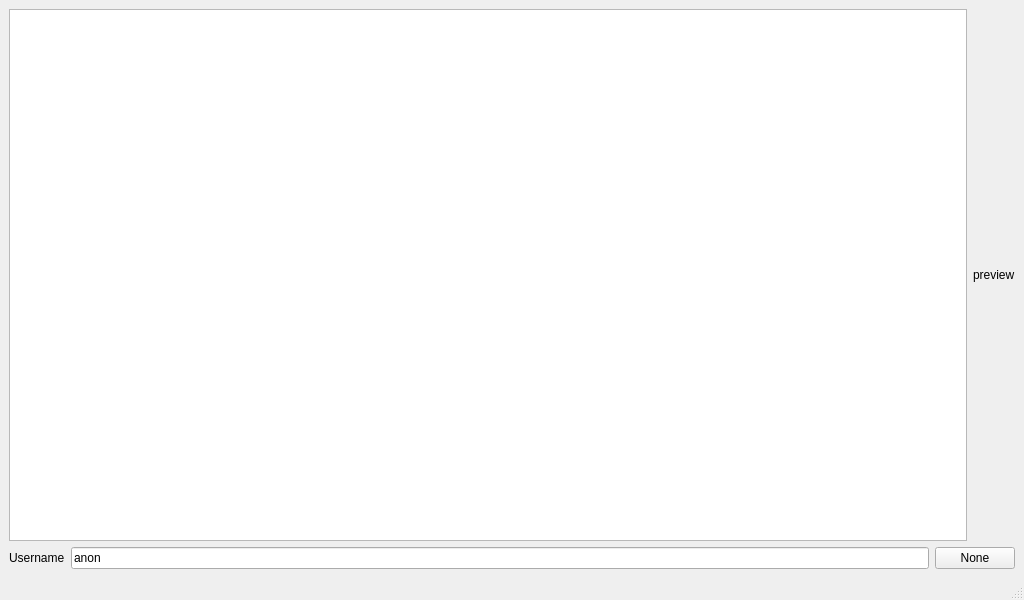
<?xml version="1.0" encoding="UTF-8"?>
<ui version="4.0">
 <class>DataManager</class>
 <widget class="QMainWindow" name="DataManager">
  <property name="geometry">
   <rect>
    <x>0</x>
    <y>0</y>
    <width>1024</width>
    <height>600</height>
   </rect>
  </property>
  <property name="windowTitle">
   <string>Data Manager</string>
  </property>
  <widget class="QWidget" name="centralwidget">
   <layout class="QVBoxLayout" name="verticalLayout">
    <item>
     <layout class="QHBoxLayout" name="horizontalLayout_2">
      <item>
       <widget class="QColumnView" name="StackSliceView"/>
      </item>
      <item>
       <widget class="QLabel" name="preview_pic">
        <property name="text">
         <string>preview</string>
        </property>
       </widget>
      </item>
     </layout>
    </item>
    <item>
     <layout class="QHBoxLayout" name="horizontalLayout">
      <item>
       <widget class="QLabel" name="label">
        <property name="text">
         <string>Username</string>
        </property>
       </widget>
      </item>
      <item>
       <widget class="QLineEdit" name="usernameEdit">
        <property name="text">
         <string>anon</string>
        </property>
       </widget>
      </item>
      <item>
       <widget class="QPushButton" name="inputLoadButton">
        <property name="text">
         <string>None</string>
        </property>
       </widget>
      </item>
     </layout>
    </item>
   </layout>
  </widget>
  <widget class="QMenuBar" name="menubar">
   <property name="geometry">
    <rect>
     <x>0</x>
     <y>0</y>
     <width>1024</width>
     <height>25</height>
    </rect>
   </property>
  </widget>
  <widget class="QStatusBar" name="statusbar"/>
 </widget>
 <resources/>
 <connections/>
</ui>
